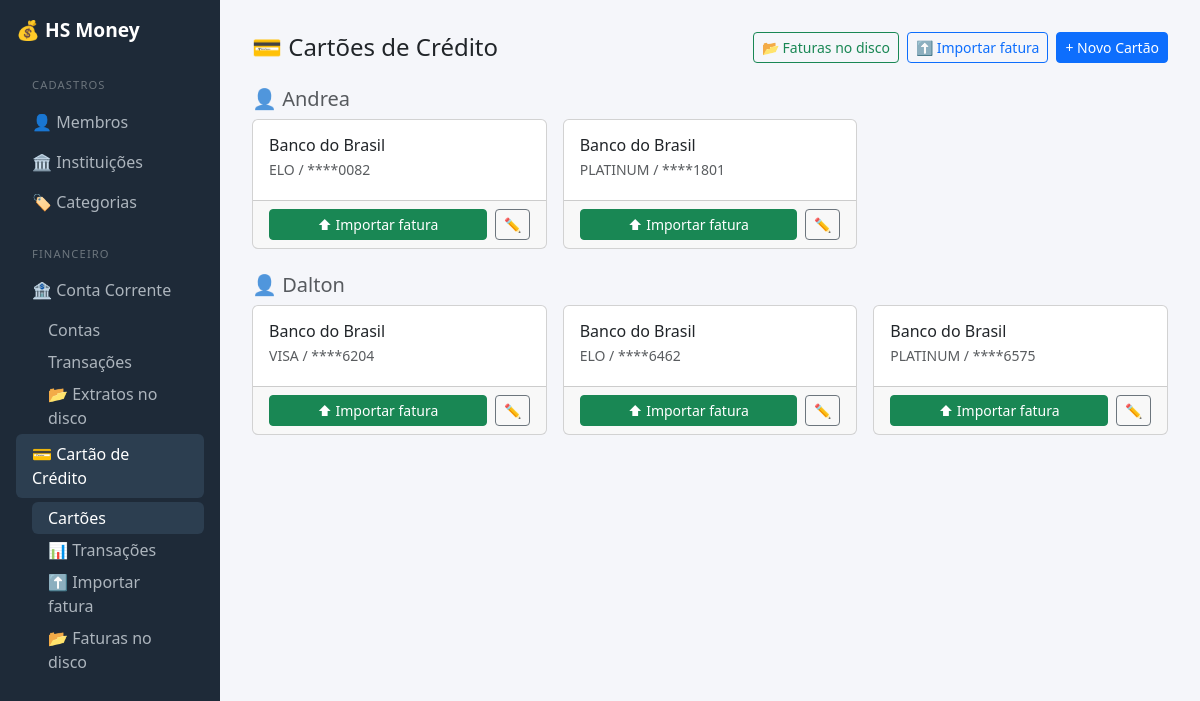
/cartao/cartoes/, run on the app's committed database.
### hs_money/core/models.py (models this page shows, shortened)
class Membro(models.Model):
    nome = models.CharField("Nome", max_length=100)
    adulto = models.BooleanField(default=True)
    ordem = models.PositiveIntegerField("Ordem", default=0)
    class Meta:
        ordering = ["ordem", "nome"]

class InstituicaoFinanceira(models.Model):
    TIPO_CHOICES = [
        ("banco", "Banco"),
        ("corretora", "Corretora"),
        ("fintech", "Fintech"),
        ("cooperativa", "Cooperativa"),
        ("outro", "Outro"),
    ]
    nome = models.CharField(max_length=100)
    codigo = models.CharField(max_length=20, blank=True, null=True)
    tipo = models.CharField(max_length=20, choices=TIPO_CHOICES, default="banco")

### hs_money/cartao_credito/models.py (models this page shows, shortened)
class Cartao(models.Model):
    instituicao = models.ForeignKey(
        InstituicaoFinanceira,
        on_delete=models.CASCADE,
        related_name="cartoes",
    )
    bandeira = models.CharField(max_length=60, blank=True, null=True)
    cartao_final = models.CharField(max_length=8)  # ex.: "6462"
    membro = models.ForeignKey(
        Membro,
        on_delete=models.SET_NULL,
        null=True,
        blank=True,
        related_name="cartoes",
    )
    ativo = models.BooleanField(default=True)
    class Meta:
        constraints = [
            models.UniqueConstraint(
                fields=["instituicao", "bandeira", "cartao_final"],
                name="uniq_cartao_instituicao_bandeira_final",
            ),
        ]
        indexes = [
            models.Index(fields=["cartao_final"]),
            models.Index(fields=["membro"]),
        ]

### hs_money/cartao_credito/views.py (the view)
# urls.py: path('cartoes/',                        views.cartao_lista,           name='cartao_lista'),
def cartao_lista(request):
    cartoes = (
        Cartao.objects
        .select_related('instituicao', 'membro')
        .order_by('membro__nome', 'instituicao__nome', 'cartao_final')
    )
    grupos_raw: dict = {}
    for c in cartoes:
        membro_nome = c.membro.nome if c.membro else '— Sem titular —'
        grupos_raw.setdefault(membro_nome, []).append(c)
    grupos = [{'membro': m, 'cartoes': lst} for m, lst in sorted(grupos_raw.items())]
    return render(request, 'cartao_credito/cartoes/lista.html', {
        'grupos': grupos,
    })

### hs_money/cartao_credito/templates/cartao_credito/cartoes/lista.html (shortened to what this page needs)
{% extends "core/base.html" %}
{% block content %}
<div class="d-flex justify-content-between align-items-center mb-4">
  <h4 class="mb-0">💳 Cartões de Crédito</h4>
  <div class="d-flex gap-2">
    <a href="{% url 'cartao_credito:listar_faturas' %}" class="btn btn-outline-success btn-sm">
      📂 Faturas no disco
    </a>
    <a href="{% url 'cartao_credito:upload_fatura' %}" class="btn btn-outline-primary btn-sm">
      ⬆️ Importar fatura
    </a>
    <a href="{% url 'cartao_credito:cartao_criar' %}" class="btn btn-primary btn-sm">
      + Novo Cartão
    </a>
  </div>
</div>
{% for grupo in grupos %}
<div class="mb-4">
  <h5 class="text-muted mb-2">
    👤 {{ grupo.membro }}
  </h5>
  <div class="row g-3">
    {% for cartao in grupo.cartoes %}
    <div class="col-12 col-md-6 col-lg-4">
      <div class="card h-100 {% if not cartao.ativo %}border-secondary opacity-50{% endif %}">
        <div class="card-body">
          <h6 class="card-title mb-1">
            {{ cartao.instituicao.nome }}
          </h6>
          <p class="card-text text-muted small mb-1">
            {% if cartao.bandeira %}{{ cartao.bandeira }} /{% endif %}
            ****{{ cartao.cartao_final }}
          </p>
        </div>
        <div class="card-footer d-flex gap-2">
          <a href="{% url 'cartao_credito:upload_por_cartao' cartao.pk %}"
             class="btn btn-sm btn-success flex-fill">
            ⬆ Importar fatura
          </a>
          <a href="{% url 'cartao_credito:cartao_editar' cartao.pk %}"
             class="btn btn-sm btn-outline-secondary">
            ✏
          </a>
        </div>
      </div>
    </div>
    {% endfor %}
  </div>
</div>
{% endfor %}
{% endblock %}

### hs_money/core/templates/core/base.html (style rules this page uses)
body { background: #f5f6fa; }

### data on the page
Membro: membro "Andrea"
Cartao: instituicao.nome "Banco do Brasil", bandeira "ELO", cartao_final "0082"
Cartao: instituicao.nome "Banco do Brasil", bandeira "PLATINUM", cartao_final "1801"
Membro: membro "Dalton"
Cartao: instituicao.nome "Banco do Brasil", bandeira "VISA", cartao_final "6204"
Cartao: instituicao.nome "Banco do Brasil", bandeira "ELO", cartao_final "6462"
Cartao: instituicao.nome "Banco do Brasil", bandeira "PLATINUM", cartao_final "6575"
